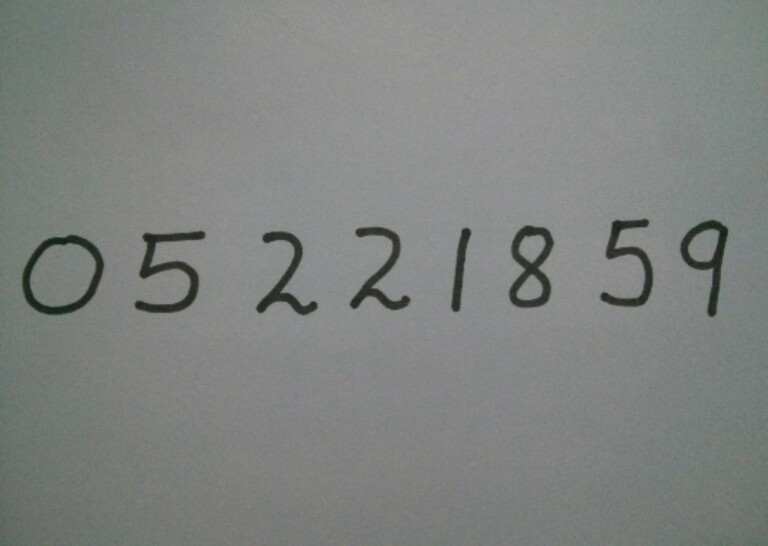
#> input picture photo81.jpg, 768 x 546 px
$ python Detector.py
#> lines starting #> are read from the running program, lines starting #| are printed output that depends on the picture; after the words box and inside, x2 and y2 are one past the last pixel; in counts of white or black regions, pixels touching at a corner belong together
import cv2
import joblib
from skimage.feature import hog
import numpy as np

# Load the classifier
clf = joblib.load("digits_cls1.pkl")
#> (reads digits_cls1.pkl from the repository)

# Read the input image
im = cv2.imread("photo81.jpg")
#> im is the input picture: shape (546, 768, 3); mean B, G, R 128.4, 130.8, 127.7

# Convert to grayscale and apply Gaussian filtering
im_gray = cv2.cvtColor(im, cv2.COLOR_BGR2GRAY)
im_gray = cv2.GaussianBlur(im_gray, (5, 5), 0)

# Threshold the image
ret, im_th = cv2.threshold(im_gray,90,255,cv2.THRESH_BINARY_INV)
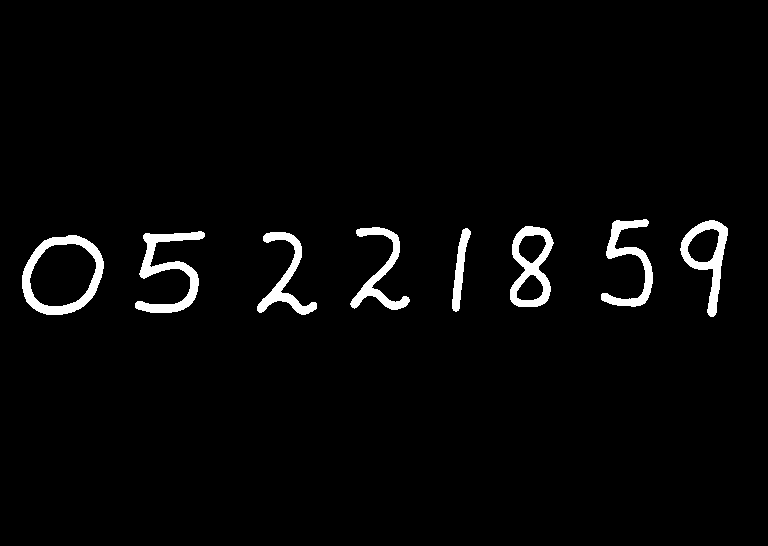
#> im_th: shape (546, 768); 2.8% white; 8 white regions

# Find contours in the image
ctrs, hier = cv2.findContours(im_th.copy(), cv2.RETR_EXTERNAL, cv2.CHAIN_APPROX_SIMPLE)
#> ctrs = 8 contours; box (x1, y1, x2, y2) and area: (22, 235, 104, 315) 4998, (510, 226, 554, 307) 2497, (680, 220, 728, 317) 2122, (135, 231, 205, 313) 1674, (601, 219, 653, 307) 1276, (257, 232, 317, 315) 1188, (350, 227, 410, 310) 1176, (452, 228, 471, 312) 585

# Get rectangles contains each contour
rects = [cv2.boundingRect(ctr) for ctr in ctrs]
#> rects = [(22, 235, 82, 80), (257, 232, 60, 83), (135, 231, 70, 82), (452, 228, 19, 84), (350, 227, 60, 83), (510, 226, 44, 81), (680, 220, 48, 97), (601, 219, 52, 88)]

'''
For each rectangular region, calculate HOG features and predict
the digit using Linear SVM.
'''

for rect in rects:
    # Draw the rectangles
    cv2.rectangle(im, (rect[0], rect[1]), (rect[0] + rect[2], rect[1] + rect[3]), (0, 255, 0), 3)

     # Make the rectangular region around the digit
    leng = int(rect[3] * 1.6)
    pt1 = int(rect[1] + rect[3] // 2 - leng // 2)
    pt2 = int(rect[0] + rect[2] // 2 - leng // 2)
    if pt1<0:
        pt1=0
    if pt2<0:
        pt2=0
    roi = im_th[pt1:pt1+leng, pt2:pt2+leng]

    # Resize the image
    roi = cv2.resize(roi, (28, 28), interpolation=cv2.INTER_AREA)
    roi = cv2.dilate(roi, (3, 3))

    # Calculate the HOG features
    roi_hog_fd = hog(roi, orientations=9, pixels_per_cell=(14, 14), cells_per_block=(1, 1), visualize=False,block_norm="L1")

    #actual prediction
    nbr = clf.predict(np.array([roi_hog_fd], 'float64'))
    cv2.putText(im, str(int(nbr[0])), (rect[0], rect[1]),cv2.FONT_HERSHEY_DUPLEX, 2, (0, 255, 255), 3)
#> this loop made 8 passes
#> (rect, leng) on passes 1 to 8: ((22, 235, 82, 80), 128), ((257, 232, 60, 83), 132), ((135, 231, 70, 82), 131), ((452, 228, 19, 84), 134), ((350, 227, 60, 83), 132), ((510, 226, 44, 81), 129), ((680, 220, 48, 97), 155), ((601, 219, 52, 88), 140)
#> pass 1, `roi = im_th[pt1:pt1+leng, pt2:pt2+leng]`:
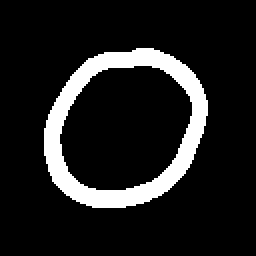
#> roi: shape (128, 128) (shown 2 times larger); 12% white; 1 white region, box (x1, y1, x2, y2) and area: (22, 24, 104, 104) 1960
#> pass 1, `roi = cv2.resize(roi, (28, 28), interpolation=cv2.INTER_AREA)`:
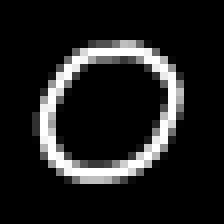
#> roi: shape (28, 28) (shown 8 times larger); min 0, max 255, mean 30.5
#> pass 1, `roi = cv2.dilate(roi, (3, 3))`:
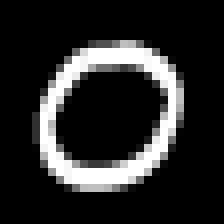
#> roi: shape (28, 28) (shown 8 times larger); min 0, max 255, mean 41
#> pass 2, `roi = im_th[pt1:pt1+leng, pt2:pt2+leng]`:
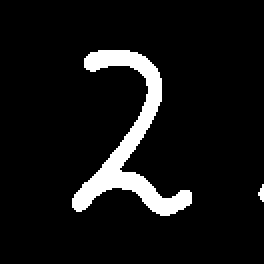
#> roi: shape (132, 132) (shown 2 times larger); 7.8% white; 2 white regions (1 under 20 px), largest, box (x1, y1, x2, y2) and area: (36, 25, 96, 108) 1334
#> after the loop:
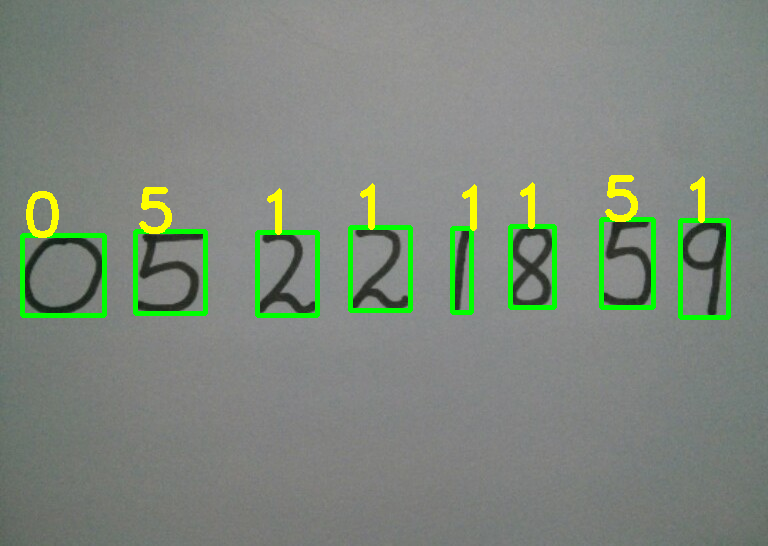
#> im: shape (546, 768, 3); 3.5% of pixels changed, all inside (x1, y1, x2, y2) = (20, 175, 731, 320)
#> after the loop:
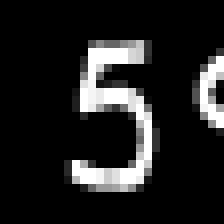
#> roi: shape (28, 28) (shown 8 times larger); min 0, max 255, mean 32.9
cv2.imshow("im_gray", im_gray)

cv2.imshow("Resulting Image with Rectangular ROIs", im)
